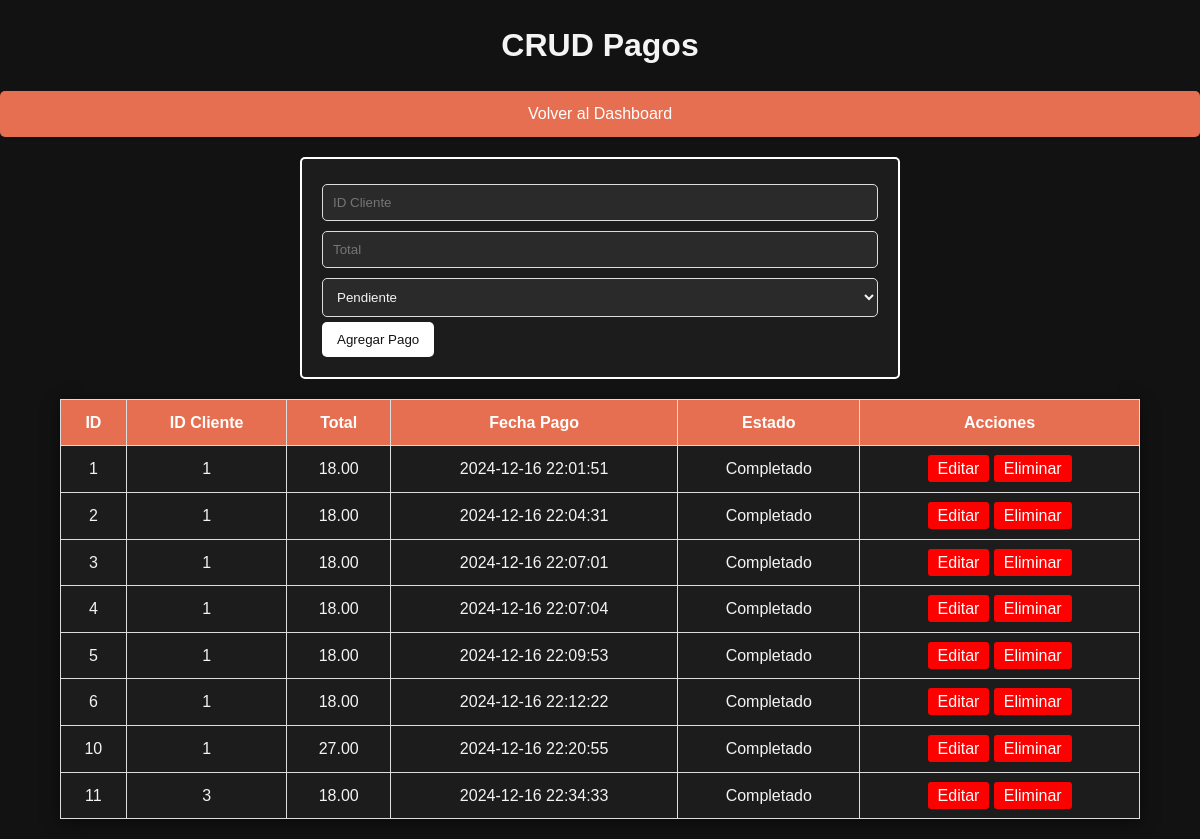
The app's page /antjitos-admin/pagos_crud.php with its own data.
### tables this page shows
CREATE TABLE `pagos` (
  `id_pago` int(11) NOT NULL,
  `id_cliente` int(11) NOT NULL,
  `total` decimal(10,2) NOT NULL,
  `fecha_pago` datetime DEFAULT current_timestamp(),
  `estado` enum('Pendiente','Completado','Fallido') DEFAULT 'Pendiente'
);

### antjitos-admin/pagos_crud.php (the view, shortened to what this page needs)
<?php
include 'db_connection.php';
$updateData = null;
$result = $conn->query("SELECT * FROM pagos");
?>
<!DOCTYPE html>
<html lang="es">
<head>
</head>
<body>
    <h1>CRUD Pagos</h1>
    <a href="dashboard.html" class="dashboard-button">Volver al Dashboard</a>
    <div class="form-container">
        <form method="POST">
            <?php if ($updateData): ?>
                <input type="hidden" name="id_pago" value="<?= $updateData['id_pago'] ?>">
                <input type="number" name="id_cliente" placeholder="ID Cliente" value="<?= htmlspecialchars($updateData['id_cliente']) ?>" required>
                <input type="number" step="0.01" name="total" placeholder="Total" value="<?= htmlspecialchars($updateData['total']) ?>" required>
                <select name="estado" required>
                    <option value="Pendiente" <?= $updateData['estado'] == 'Pendiente' ? 'selected' : '' ?>>Pendiente</option>
                    <option value="Completado" <?= $updateData['estado'] == 'Completado' ? 'selected' : '' ?>>Completado</option>
                    <option value="Fallido" <?= $updateData['estado'] == 'Fallido' ? 'selected' : '' ?>>Fallido</option>
                </select>
                <button type="submit" name="update">Actualizar Pago</button>
            <?php else: ?>
                <input type="number" name="id_cliente" placeholder="ID Cliente" required>
                <input type="number" step="0.01" name="total" placeholder="Total" required>
                <select name="estado" required>
                    <option value="Pendiente">Pendiente</option>
                </select>
                <button type="submit" name="create">Agregar Pago</button>
            <?php endif; ?>
        </form>
    </div>
    <table>
        <tr>
            <th>ID</th>
            <th>ID Cliente</th>
            <th>Total</th>
            <th>Fecha Pago</th>
            <th>Estado</th>
            <th>Acciones</th>
        </tr>
        <?php while ($row = $result->fetch(PDO::FETCH_ASSOC)): ?>
            <tr>
                <td><?= htmlspecialchars($row['id_pago']) ?></td>
                <td><?= htmlspecialchars($row['id_cliente']) ?></td>
                <td><?= htmlspecialchars($row['total']) ?></td>
                <td><?= htmlspecialchars($row['fecha_pago']) ?></td>
                <td><?= htmlspecialchars($row['estado']) ?></td>
                <td>
                    <a href="?edit=<?= $row['id_pago'] ?>">Editar</a>
                    <a href="?delete=<?= $row['id_pago'] ?>" onclick="return confirm('¿Estás seguro de eliminar este pago?');">Eliminar</a>
                </td>
            </tr>
        <?php endwhile; ?>
    </table>
</body>
</html>

### antjitos-admin/pagos_crud.php (style rules this page uses)
* { margin: 0; padding: 0; box-sizing: border-box; }
body { font-family: 'Arial', sans-serif; background-color: #121212; color: #f4f4f4; line-height: 1.6; }
h1 { text-align: center; margin: 20px 0; }
.form-container { background-color: #1c1c1c; padding: 20px; margin: 20px auto; border: 2px solid white; border-radius: 5px; width: 80%; max-width: 600px; }
.form-container input, .form-container select { width: 100%; padding: 10px; margin: 5px 0; border: 1px solid #ddd; border-radius: 5px; background-color: #2a2a2a; color: #f4f4f4; }
.form-container button { background-color: white; color: #121212; padding: 10px 15px; border: none; border-radius: 5px; cursor: pointer; transition: background-color 0.3s ease, transform 0.2s; }
table { width: 90%; margin: 20px auto; border-collapse: collapse; box-shadow: 0 4px 15px rgba(0, 0, 0, 0.5); }
table th, table td { border: 1px solid #ddd; padding: 10px; text-align: center; background-color: #1c1c1c; color: #f4f4f4; }
table th { background-color: #e76f51; color: white; }
a { text-decoration: none; color: white; background-color: red; padding: 5px 10px; border-radius: 3px; transition: background-color 0.3s ease; }
.dashboard-button { display: block; margin: 20px auto; text-align: center; background-color: #e76f51; color: white; padding: 10px 20px; border-radius: 5px; font-size: 16px; text-decoration: none; transition: background-color 0.3s, transform 0.2s; }

### records on screen
pagos: id_pago "1", id_cliente "1", total "18.00", fecha_pago "2024-12-16 22:01:51", estado "Completado"
pagos: id_pago "2", id_cliente "1", total "18.00", fecha_pago "2024-12-16 22:04:31", estado "Completado"
pagos: id_pago "3", id_cliente "1", total "18.00", fecha_pago "2024-12-16 22:07:01", estado "Completado"
pagos: id_pago "4", id_cliente "1", total "18.00", fecha_pago "2024-12-16 22:07:04", estado "Completado"
pagos: id_pago "5", id_cliente "1", total "18.00", fecha_pago "2024-12-16 22:09:53", estado "Completado"
pagos: id_pago "6", id_cliente "1", total "18.00", fecha_pago "2024-12-16 22:12:22", estado "Completado"
pagos: id_pago "10", id_cliente "1", total "27.00", fecha_pago "2024-12-16 22:20:55", estado "Completado"
pagos: id_pago "11", id_cliente "3", total "18.00", fecha_pago "2024-12-16 22:34:33", estado "Completado"
